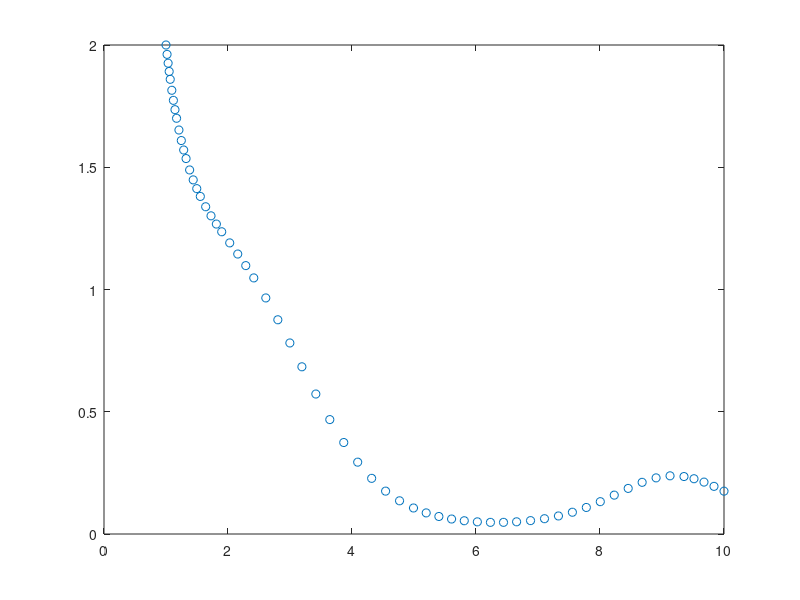

This figure's MATLAB source:
f = @(t, y) y*sin(t) - y^2;

t0 = 1;
T = 4;
N = 100;
h = (T-t0)/N;


y_euler = [];
y_heun = [];
y_rk4 = [];


for k = 1:3
    
    y = 2;
    t = t0;
    
    
    % framåt Euler
    for i = 1:N        
        y = y + h*f(t, y);
        t = t + h;
    end
    
    y_euler = [y_euler, y];
    
    
    % Heun
    y = 2;
    t = t0;
    for i = 1:N        
        %y_tilde = y + h*f(t, y);
        %y = y + h/2*(f(t, y) + f(t+h, y_tilde));
        k1 = f(t, y);
        y_tilde = y + h*k1;
        y = y + h/2*(k1 + f(t + h, y_tilde));
        t = t+h;
    end
    
    y_heun = [y_heun, y];
    
     % RK3
    y = 2;
    t = t0;
    for i = 1:N
        k1 = f(t, y);
        k2 = f(t+h/2, y + h/2*k1);
        k3 = f(t+h/2, y + h/2*k2);
        k4 = f(t + h, y + h*k3);
        
        y = y + h*(k1 + 2*k2 + 2*k3 + k4)/6;
        t = t+h;    
    end
    
    y_rk4 = [y_rk4, y];
        
    h = h/2;
    N = N*2;
    
    

end
y_euler
diff_euler = abs(y_euler(2:end) - y_euler(1:end-1))

y_heun
diff_heun = abs(y_heun(2:end) - y_heun(1:end-1))
diff_heun(1)/diff_heun(2)

y_rk4
diff_rk4 = abs(y_rk4(2:end) - y_rk4(1:end-1))
diff_rk4(1)/diff_rk4(2)


% ode45
[t, y] = ode45(f, [t0, 10], 2)
plot(t, y, 'o')
